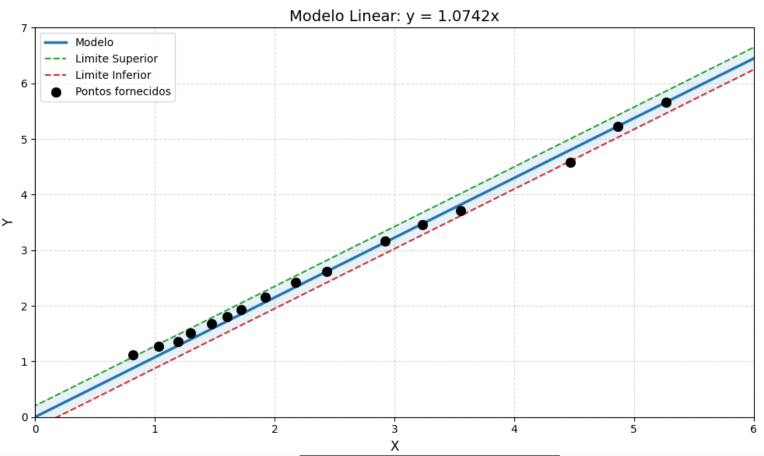
#> input picture monografia/Figuras/linearizacao.png, 1528 x 911 px (shown at 1/2 size)
$ python extrair_pontos_linearizacao.py
#> lines starting #> are read from the running program, lines starting #| are printed output that depends on the picture; after the words box and inside, x2 and y2 are one past the last pixel; in counts of white or black regions, pixels touching at a corner belong together; long printed decimals are rounded
"""Extracao dos pontos da curva de linearizacao a partir da figura.

Le 'Figuras/linearizacao.png' (../Figuras relativo a este script), detecta as
gridlines tracejadas para calibrar os eixos e os marcadores pretos (flood
fill) dentro da area do grafico, e imprime as coordenadas X, Y de cada ponto.
Artefatos temporarios de apoio vao para /tmp (markers.npy, calib.txt).

Uso:  python3 extrair_pontos_linearizacao.py
Saida: lista de pontos no terminal + /tmp/markers.npy + /tmp/calib.txt
"""

from pathlib import Path

import numpy as np
from PIL import Image

IMAGEM_FONTE = Path(__file__).resolve().parent.parent / "Figuras" / "linearizacao.png"

img = np.array(Image.open(IMAGEM_FONTE).convert("RGB")).astype(int)
H, W, _ = img.shape
#> H = 911; W = 1528
print("size", W, H)
#| size 1528 911
gray = img.mean(axis=2)

# --- Calibragem via gridlines tracejadas cinzas ---
# gridlines: pixels quase cinza (R~G~B) e claros mas nao brancos
r, g, b = img[...,0], img[...,1], img[...,2]
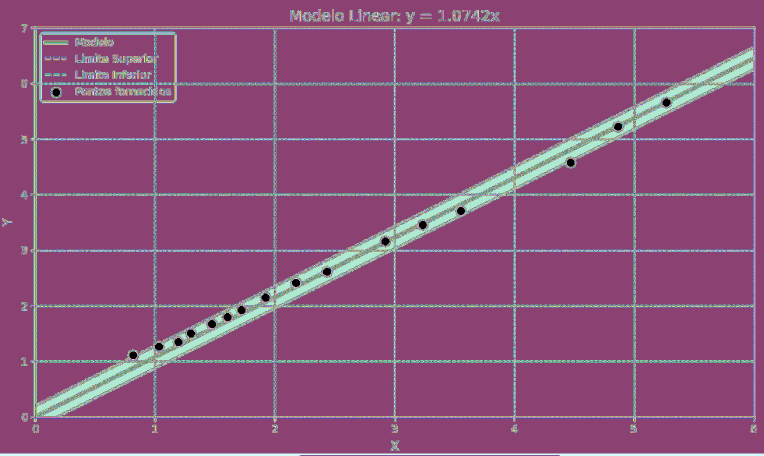
#> r: shape (911, 1528) int64 (shown at 1/2 size); 256 distinct labels, from 0 to 255; one colour per label, 0 black
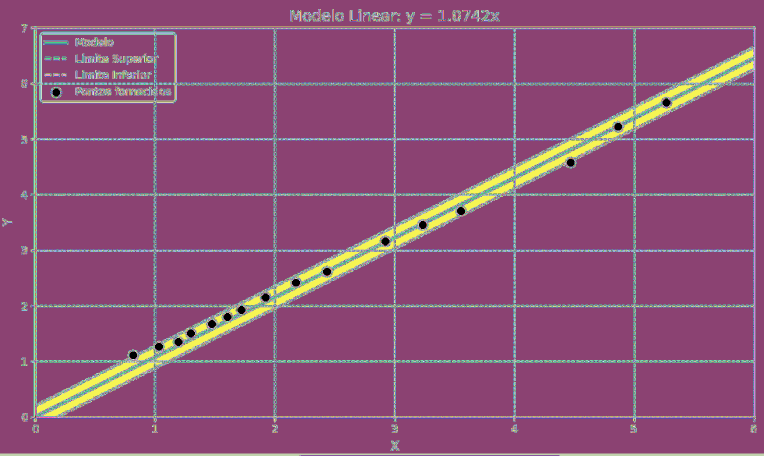
#> g: shape (911, 1528) int64 (shown at 1/2 size); 256 distinct labels, from 0 to 255; one colour per label, 0 black
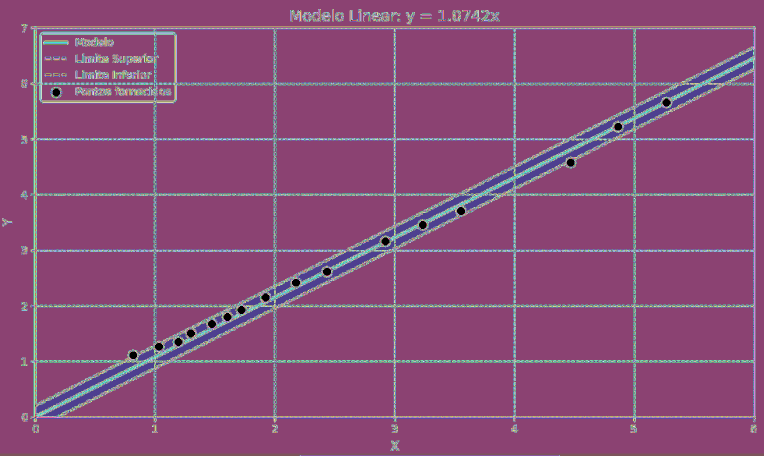
#> b: shape (911, 1528) int64 (shown at 1/2 size); 256 distinct labels, from 0 to 255; one colour per label, 0 black
grayish = (abs(r-g)<8) & (abs(g-b)<8) & (gray>150) & (gray<235)
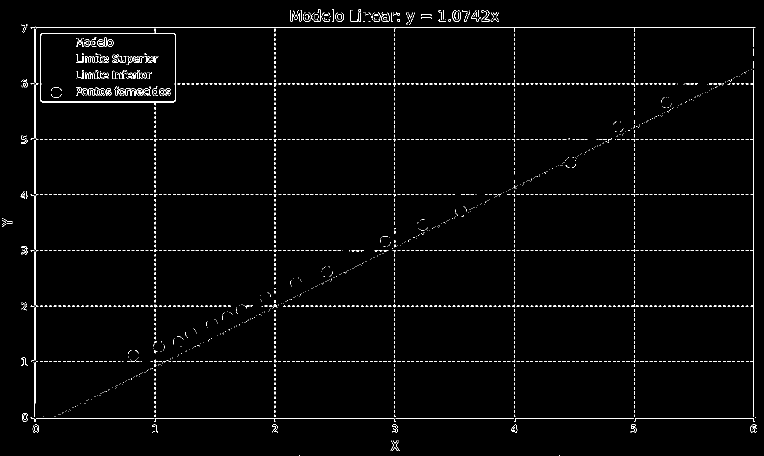
#> grayish: shape (911, 1528) bool (shown at 1/2 size); 1.7% white in thin lines or dots

colfrac = grayish.mean(axis=0)
#> colfrac = 1528 values, max 0.851 at index 1507, min 0 at index 0, mean 0.0173
rowfrac = grayish.mean(axis=1)
#> rowfrac = 911 values, max 0.948 at index 54, min 0 at index 0, mean 0.0173

def peaks(frac, min_val, min_dist):
#> called with frac = array of shape (1528,), min_val = 0.25, min_dist = 50
    idx = np.where(frac > min_val)[0]
#> idx = [69, 71, 309, 310, 549, 550, 789, 1029, 1268, 1269, 1507]
    groups = []
    if len(idx):
        start = idx[0]; prev = idx[0]
#> after `start = idx[0]`: start = 69
#> after `prev = idx[0]`: prev = 69
        for i in idx[1:]:
            if i - prev > 3:
                groups.append((start+prev)//2); start = i
            prev = i
#> this loop made 10 passes
#> (i, start, prev) on passes 2, 4, 6, 7, 8, 10: (309, 309, 309), (549, 549, 549), (789, 789, 789), (1029, 1029, 1029), (1268, 1268, 1268), (1507, 1507, 1507)
#> (i, prev) on passes 1, 3, 5, 9: (71, 71), (310, 310), (550, 550), (1269, 1269)
#> after the loop, groups = [70, 309, 549, 789, 1029, 1268]
        groups.append((start+prev)//2)
    # merge close
    out = []
    for p in groups:
        if out and p - out[-1] < min_dist:
            out[-1] = (out[-1]+p)//2
        else:
            out.append(p)
#> this loop made 7 passes
#> p on passes 1 to 7: 70, 309, 549, 789, 1029, 1268, 1507
#> after the loop, out = [70, 309, 549, 789, 1029, 1268, 1507]
    return out

vlines = peaks(colfrac, 0.25, 50)   # gridlines verticais X=0..6
#> vlines = [70, 309, 549, 789, 1029, 1268, 1507]
hlines = peaks(rowfrac, 0.25, 50)   # gridlines horizontais Y=0..7
#> the loop in peaks (call 2), `for i in idx[1:]:` made 11 passes
#> (i, start, prev) on passes 1, 3, 4, 6, 7, 9, 11: (167, 167, 167), (278, 278, 278), (388, 388, 388), (501, 501, 501), (611, 611, 611), (722, 722, 722), (836, 836, 836)
#> (i, prev) on passes 2, 5, 8, 10: (168, 168), (389, 389), (612, 612), (723, 723)
#> the loop in peaks (call 2), `for p in groups:` made 8 passes
#> p on passes 1 to 8: 54, 167, 278, 388, 501, 611, 722, 836
#> hlines = [54, 167, 278, 388, 501, 611, 722, 836]
print("vlines px:", vlines, "hlines px:", hlines)
#| vlines px: [70, 309, 549, 789, 1029, 1268, 1507] hlines px: [54, 167, 278, 388, 501, 611, 722, 836]

vx = np.array(vlines[0:7], float); xvals = np.arange(0, 7, dtype=float)   # X=0..6
#> after `vx = np.array(vlines[0:7], float)`: vx = [70, 309, 549, 789, 1029, 1268, 1507]
hy = np.array(hlines[0:8], float); yvals = np.arange(7, -1, -1, dtype=float)  # Y=7..0 (topo->base)
#> after `hy = np.array(hlines[0:8], float)`: hy = [54, 167, 278, 388, 501, 611, 722, 836]
ax, bx = np.polyfit(vx, xvals, 1)   # X = ax*px + bx
#> ax = 0.00417; bx = -0.292
ay, by = np.polyfit(hy, yvals, 1)   # Y = ay*py + by
#> ay = -0.00897; by = 7.49
print("X = %.8f*px + %.4f" % (ax, bx))
#| X = 0.004174*px + -0.2917
print("Y = %.8f*py + %.4f" % (ay, by))
#| Y = -0.008973*py + 7.4897

# plot area bounds from gridlines
x0px = -bx/ax          # X=0
#> x0px = 69.89
x6px = (6-bx)/ax       # X=6
#> x6px = 1507.5
y0px = -by/ay          # Y=0
#> y0px = 834.7
y7px = (7-by)/ay       # Y=7
#> y7px = 54.58
print("plot px bounds: x[%.1f, %.1f] y[%.1f, %.1f]" % (x0px, x6px, y7px, y0px))
#| plot px bounds: x[69.9, 1507.5] y[54.6, 834.7]

# --- Deteccao de componentes pretos (flood fill) ---
black = gray < 60
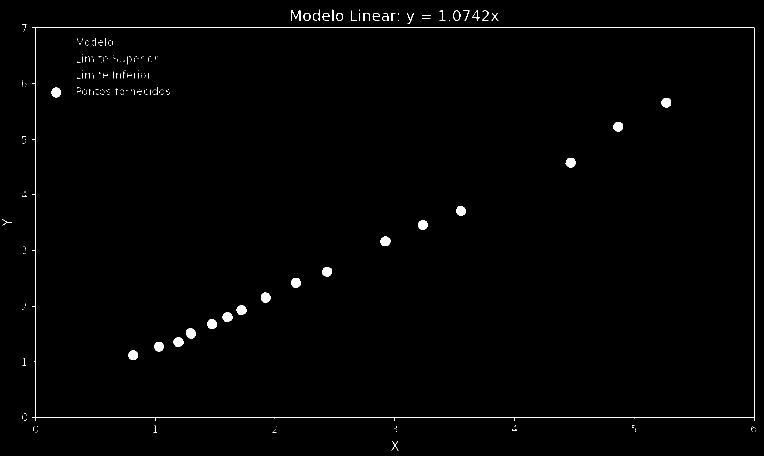
#> black: shape (911, 1528) bool (shown at 1/2 size); 0.86% white; 251 white regions (208 under 20 px), largest, box (x1, y1, x2, y2) and area: (64, 55, 1509, 842) 4525, (372, 656, 391, 677) 310, (414, 638, 434, 658) 307
visited = np.zeros_like(black, bool)
comps = []
for yy in range(45, 845):
    for xx in np.where(black[yy] & ~visited[yy])[0]:
        if visited[yy, xx] or not black[yy, xx]:
            continue
        q = [(yy, xx)]; visited[yy, xx] = True
        pts = []
        while q:
            cy, cx = q.pop()
            pts.append((cy, cx))
            for ny in (cy-1, cy, cy+1):
                for nx in (cx-1, cx, cx+1):
                    if 0 <= ny < H and 0 <= nx < W and black[ny, nx] and not visited[ny, nx]:
                        visited[ny, nx] = True; q.append((ny, nx))
        comps.append(pts)

markers = []
for pts_ in comps:
    n = len(pts_)
    if n < 50 or n > 2000:
        continue
    ys = np.array([p[0] for p in pts_]); xs = np.array([p[1] for p in pts_])
    h = ys.max()-ys.min()+1; w = xs.max()-xs.min()+1
    fill = n/(h*w)
    cx, cy = xs.mean(), ys.mean()
    if cx < x0px+10 or cx > x6px-5 or cy < y7px+5 or cy > y0px-10:
        continue
    if cx < 340 and cy < 220:
        continue  # marcador da legenda
    if 0.5 < w/h < 2.0 and fill > 0.6:
        markers.append((cx, cy, n, w, h, fill))
#> after the loop, markers = 16 items

markers.sort(key=lambda m: m[0])
print("found", len(markers))
#| found 16
for m in markers:
    cx, cy = m[0], m[1]
    print("px(%7.1f,%7.1f) n=%4d w=%2d h=%2d fill=%.2f -> X=%.3f Y=%.3f" %
          (cx, cy, m[2], m[3], m[4], m[5], ax*cx+bx, ay*cy+by))
#> this loop made 16 passes
#> (m, cx, cy) on passes 1 to 12: ((266, 710.1, 294, 19, 19, 0.814), 266, 710.1), ((317.5, 692.9, 296, 20, 19, 0.779), 317.5, 692.9), ((356.4, 683.6, 303, 20, 20, 0.757), 356.4, 683.6), ((381.2, 666.3, 310, 19, 21, 0.777), 381.2, 666.3), ((423.4, 647.8, 307, 20, 20, 0.767), 423.4, 647.8), ((454.5, 633.8, 304, 20, 20, 0.76), 454.5, 633.8), ((482.6, 619.7, 302, 20, 20, 0.755), 482.6, 619.7), ((530.8, 594.7, 303, 19, 20, 0.797), 530.8, 594.7), ((591.5, 565.2, 305, 20, 20, 0.762), 591.5, 565.2), ((653.7, 543.1, 301, 20, 19, 0.792), 653.7, 543.1), ((770.4, 482.3, 301, 20, 19, 0.792), 770.4, 482.3), ((845.2, 449.6, 300, 19, 20, 0.789), 845.2, 449.6)
#| px(  266.0,  710.1) n= 294 w=19 h=19 fill=0.81 -> X=0.818 Y=1.118
#| px(  317.5,  692.9) n= 296 w=20 h=19 fill=0.78 -> X=1.033 Y=1.272
#| px(  356.4,  683.6) n= 303 w=20 h=20 fill=0.76 -> X=1.196 Y=1.355
#| px(  381.2,  666.3) n= 310 w=19 h=21 fill=0.78 -> X=1.299 Y=1.510
#| px(  423.4,  647.8) n= 307 w=20 h=20 fill=0.77 -> X=1.475 Y=1.677
#| px(  454.5,  633.8) n= 304 w=20 h=20 fill=0.76 -> X=1.605 Y=1.803
#| px(  482.6,  619.7) n= 302 w=20 h=20 fill=0.76 -> X=1.722 Y=1.929
#| px(  530.8,  594.7) n= 303 w=19 h=20 fill=0.80 -> X=1.924 Y=2.153
#> (further printed lines are left out)

np.save("/tmp/markers.npy", np.array([(m[0],m[1]) for m in markers]))
with open("/tmp/calib.txt","w") as f:
    f.write(f"{ax} {bx} {ay} {by} {x0px} {x6px} {y0px} {y7px}")
